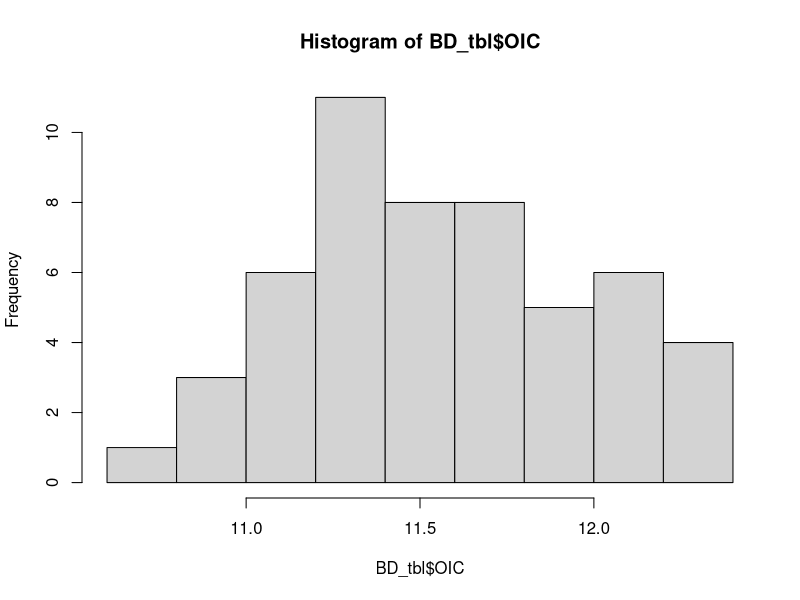

Generate this figure with R:
library(tidyr)
library(dplyr)
library(ggplot2)

BoneData <- read.csv("Bone.csv",header = T)
BD_tbl <- as_tibble(BoneData)
BD_tbl %>% 
  group_by(BONE) %>% 
  summarise(OIC_mean = mean(OIC))
hist(BD_tbl$OIC)

anova_one_way <- aov(OIC ~ BONE, data = BD_tbl)
summary(anova_one_way)
TukeyHSD(anova_one_way)